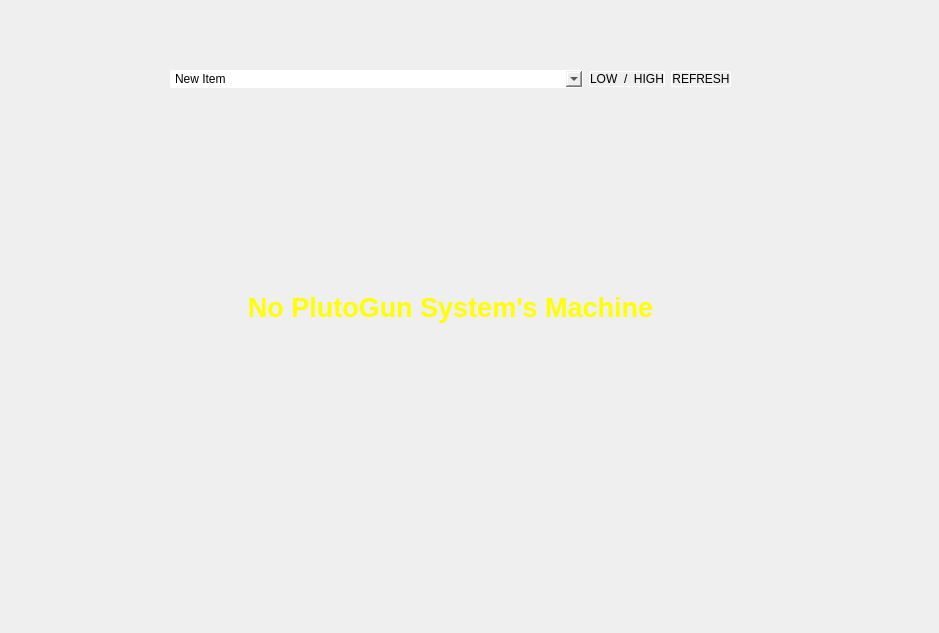
<?xml version="1.0" encoding="UTF-8"?>
<ui version="4.0">
 <class>Dialog</class>
 <widget class="QDialog" name="Dialog">
  <property name="geometry">
   <rect>
    <x>0</x>
    <y>0</y>
    <width>939</width>
    <height>633</height>
   </rect>
  </property>
  <property name="windowTitle">
   <string>Dialog</string>
  </property>
  <property name="styleSheet">
   <string>QMainWindow{
background: url(:/ui/StarWar.jpg);

}
</string>
  </property>
  <widget class="QWidget" name="widget_left" native="true">
   <property name="geometry">
    <rect>
     <x>170</x>
     <y>70</y>
     <width>561</width>
     <height>451</height>
    </rect>
   </property>
   <layout class="QVBoxLayout" name="verticalLayout">
    <item>
     <layout class="QVBoxLayout" name="Left_Layout" stretch="0,1">
      <item>
       <layout class="QGridLayout" name="gridLayout" columnstretch="4,0,0">
        <item row="0" column="1">
         <widget class="QPushButton" name="Low_High">
          <property name="styleSheet">
           <string notr="true">border-width: 1px;
border-style: solid;
border-color: white;
border-radius: 2px;</string>
          </property>
          <property name="text">
           <string>LOW  /  HIGH</string>
          </property>
         </widget>
        </item>
        <item row="0" column="2">
         <widget class="QPushButton" name="Refresh">
          <property name="styleSheet">
           <string notr="true">border-width: 1px;
border-style: solid;
border-color: white;
border-radius: 2px;</string>
          </property>
          <property name="text">
           <string>REFRESH</string>
          </property>
          <property name="-command" stdset="0">
           <string>&quot;print \&quot;s\&quot;&quot;</string>
          </property>
         </widget>
        </item>
        <item row="0" column="0">
         <widget class="QComboBox" name="comboBox">
          <property name="styleSheet">
           <string notr="true">border-width: 1px;
border-style: solid;
border-color: white;
border-radius: 2px;</string>
          </property>
          <item>
           <property name="text">
            <string>New Item</string>
           </property>
          </item>
          <item>
           <property name="text">
            <string>New Item</string>
           </property>
          </item>
          <item>
           <property name="text">
            <string>New Item</string>
           </property>
          </item>
         </widget>
        </item>
       </layout>
      </item>
      <item>
       <widget class="QLabel" name="tmp_label">
        <property name="font">
         <font>
          <pointsize>20</pointsize>
          <weight>75</weight>
          <bold>true</bold>
          <underline>false</underline>
         </font>
        </property>
        <property name="styleSheet">
         <string notr="true">color:rgb(255, 255, 0);</string>
        </property>
        <property name="text">
         <string>No PlutoGun System's Machine</string>
        </property>
        <property name="alignment">
         <set>Qt::AlignCenter</set>
        </property>
       </widget>
      </item>
     </layout>
    </item>
   </layout>
  </widget>
 </widget>
 <resources>
  <include location="ui/resources.qrc"/>
 </resources>
 <connections/>
</ui>
